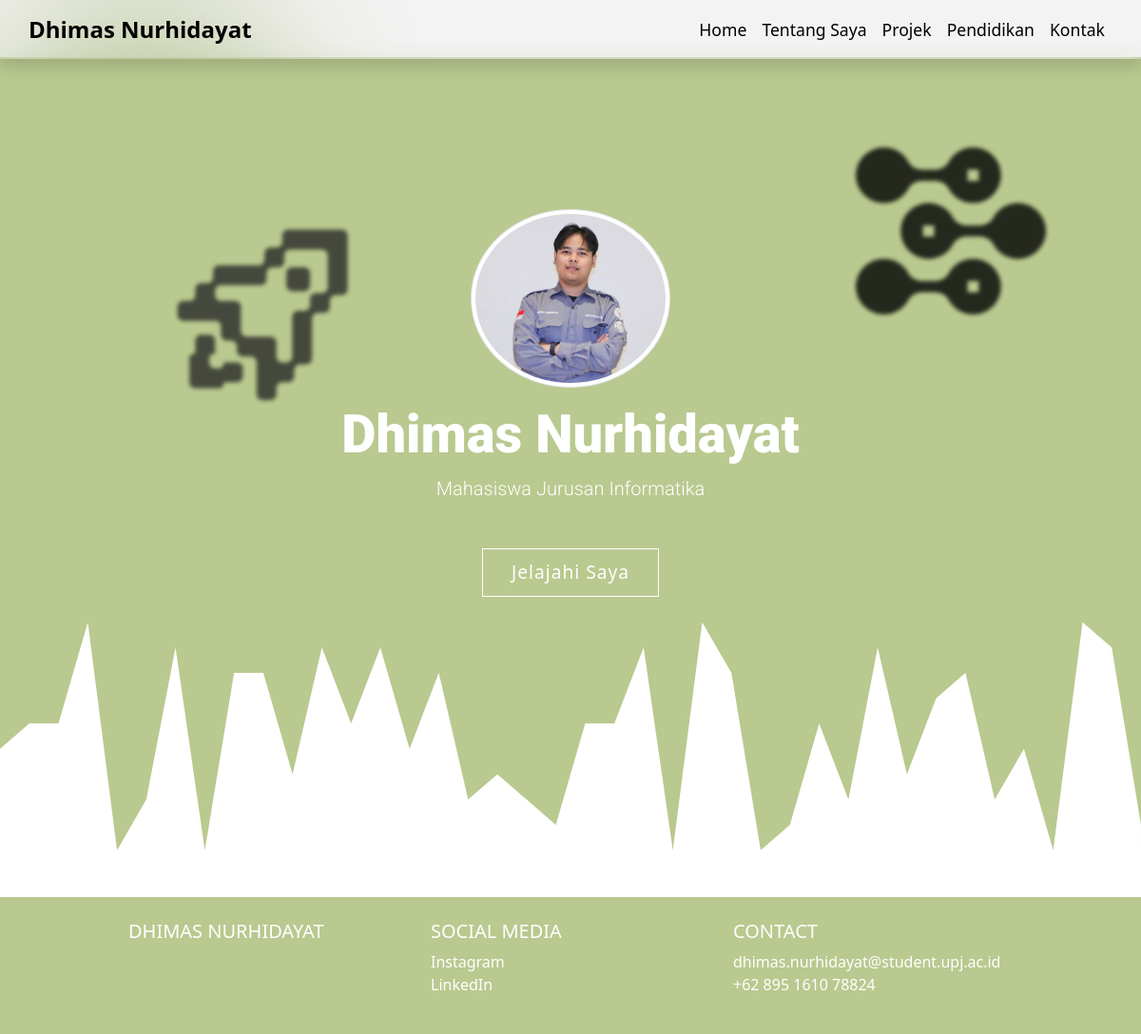
/WebPortoUTS/index.php, run on the app's committed database.
### tables this page shows
CREATE TABLE `halaman` (
  `id` int(11) NOT NULL,
  `nama` varchar(255) NOT NULL,
  `bio` varchar(255) NOT NULL,
  `button` varchar(20) NOT NULL
);

### WebPortoUTS/admin/inc_fungsi.php (called while the page is built, shortened)
<?php
function ambil_nama($id_tulisan) {
    global $koneksi;
    $sql1 = "SELECT * FROM halaman WHERE id = '$id_tulisan'";
    $q1 = mysqli_query($koneksi, $sql1);
    if ($q1) {
        $r1 = mysqli_fetch_array($q1);
        if ($r1) {
            $text = $r1['nama'];
            return $text;
        }
    }
    return null;
}
function ambil_bio($id_tulisan) {
    global $koneksi;
    $sql1 = "SELECT * FROM halaman WHERE id = '$id_tulisan'";
    $q1 = mysqli_query($koneksi, $sql1);
    if ($q1) {
        $r1 = mysqli_fetch_array($q1);
        if ($r1) {
            $text = $r1['bio'];
            return $text;
        }
    }
    return null;
}
function ambil_button($id_tulisan) {
    global $koneksi;
    $sql1 = "SELECT * FROM halaman WHERE id = '$id_tulisan'";
    $q1 = mysqli_query($koneksi, $sql1);
    if ($q1) {
        $r1 = mysqli_fetch_array($q1);
        if ($r1) {
            $text = $r1['button'];
            return $text;
        }
    }
    return null;
}
?>

### WebPortoUTS/index.php (the view, shortened to what this page needs)
<?php
include_once("admin/koneksi.php");
include_once("admin/inc_fungsi.php");
?>
<!doctype html>
<html lang="en">
<head>
  <link href="https://cdn.jsdelivr.net/npm/bootstrap@5.3.3/dist/css/bootstrap.min.css" rel="stylesheet">
  <link href="https://getbootstrap.com/docs/5.3/assets/css/docs.css" rel="stylesheet">
  <link href="css/style.css" rel="stylesheet">
</head>
<body>
<?php include("inc/navbar.php") ?>
  <div class="jumbotron">
    <img src="img/dhimas.JPG" alt="Dhimas" width="200" class="rounded-circle img-thumbnail text-center">
    <h1 class="nama display-4 text-center mt-3"><?php echo ambil_nama('2') ?></h1>
    <p class="bio lead text-center"><?php echo ambil_bio('2')?> </p>
    <div class="text-center mt-4">
      <a href="" class="btn-jelajahi mt-4" role="button"><?php echo ambil_button('2')?> </a>
    </div>
    <div class="aset">
      <img src="img/rocket.png" width="200px">
    </div>
    <div class="aset2">
      <img src="img/aset.png" width="200px">
    </div>
  </div>
  <?php include("inc/footer.php") ?>
</body>
</html>

### WebPortoUTS/css/style.css (style rules this page uses)
* { box-sizing: content-box; }
html { margin: 0; padding: 0; overflow-x: hidden; }
body { background-color: #ffffff; overflow-x: hidden; }
.aset { position: absolute; top: 20%; width: 15vw; max-width: 0px; animation: moveRocket 6s infinite ease-in-out; padding-left: 15%; opacity: 0.8; filter: blur(2px); }
.aset2 { position: absolute; top: 10%; width: 15vw; max-width: 150px; animation: moveRocket 6s infinite ease-in-out; padding-left: 75%; opacity: 0.8; filter: blur(2px); }
.jumbotron { position: relative; padding-top: 10rem; margin-top: -15rem; background-color: #b9c98f; text-align: center; overflow: hidden; }
.jumbotron img { opacity: 1; animation: fadeIn 2s ease-in forwards; position: relative; z-index: 1; }
.nama { color: white; font-family: "Roboto", sans-serif; font-weight: 900; transform: translateY(50px); opacity: 0; animation: slideUp 1.5s ease-out forwards; position: relative; }
.bio { color: white; font-family: "Roboto", sans-serif; font-weight: 300; transform: translateY(50px); opacity: 0; animation: slideUp 1.5s ease-out forwards; animation-delay: 0.5s; position: relative; }
.btn-jelajahi { display: inline-block; padding: 10px 30px; font-size: 1.2rem; color: white; background-color: transparent; border: 1px solid white; text-decoration: none; letter-spacing: 1px; border-radius: 0; transition: all 0.3s ease; }

### data on the page
halaman: nama "Dhimas Nurhidayat", bio "Mahasiswa Jurusan Informatika", button "Jelajahi Saya"
